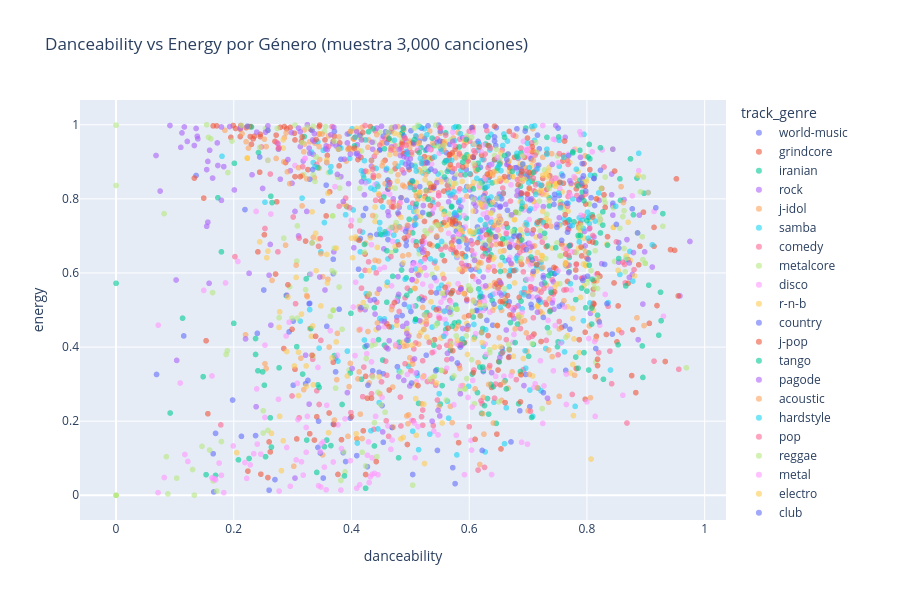

The notebook cell this image was saved under:
### Code cell
# ============================================================================
# CELDA 6 — SCATTER DANCEABILITY vs ENERGY POR GÉNERO
# ============================================================================
# Tomamos una muestra de 3000 canciones para visualizar la relación entre
# danceability y energy, coloreada por género musical

muestra = df.sample(3000, random_state=42)

fig = px.scatter(muestra, x='danceability', y='energy',
                 color='track_genre',
                 hover_data=['track_name', 'artists'],
                 title='Danceability vs Energy por Género (muestra 3,000 canciones)',
                 opacity=0.6,
                 width=900, height=600)
fig.show()

print('✓ Scatter plot generado con 3,000 muestras aleatorias')
